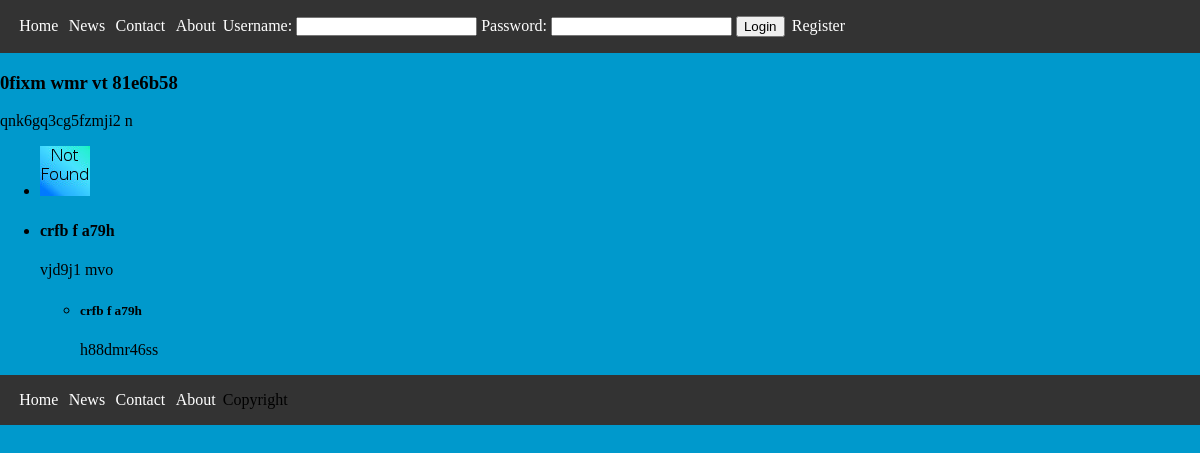
Before: /Pages/show_restaurant.php?id=2 with the older database file.
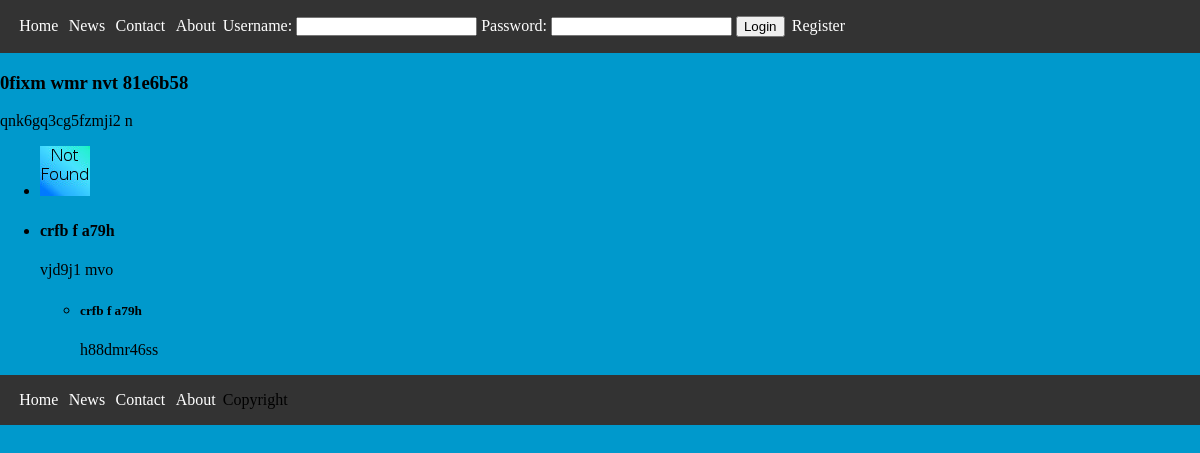
After: the same page with the newer database file.
### tables this page shows
CREATE TABLE restaurant (id INTEGER PRIMARY KEY AUTOINCREMENT NOT NULL, name VARCHAR NOT NULL, description VARCHAR DEFAULT ('Description not available'), owner INTEGER REFERENCES user (id), type_id INTEGER REFERENCES type (id));

CREATE TABLE restaurantPicture (picture_id INTEGER REFERENCES picture (id), restaurant_id INTEGER REFERENCES restaurant (id));

CREATE TABLE review (rating INTEGER CHECK (rating < 6 AND rating > - 1) NOT NULL, id INTEGER PRIMARY KEY AUTOINCREMENT NOT NULL, description VARCHAR DEFAULT ('Review not available'), restaurant_id INTEGER REFERENCES restaurant (id) NOT NULL, reviewer_id INTEGER REFERENCES user (id) NOT NULL);

CREATE TABLE user (nome VARCHAR DEFAULT ('defaultUser'), id INTEGER PRIMARY KEY AUTOINCREMENT NOT NULL, picture_id INTEGER REFERENCES picture (id) DEFAULT NULL, password VARCHAR NOT NULL, username VARCHAR NOT NULL, description VARCHAR);

CREATE TABLE awnser (id INTEGER PRIMARY KEY AUTOINCREMENT NOT NULL, content VARCHAR, review INTEGER REFERENCES review (id), user INTEGER REFERENCES user (id));

### database/restaurants.php (called while the page is built, shortened)
<?php
  function getRestaurant($id) {
    global $db;
    $stmt = $db->prepare(' SELECT * FROM restaurant WHERE id = :id ');
    $stmt->bindParam(':id',$id,PDO::PARAM_INT);
    $stmt->execute();
    return $stmt->fetch();
	}
	function getRestaurantPictures($id){
		global $db;
		$stmt = $db->prepare(' SELECT picture_id FROM restaurantPicture WHERE restaurant_id = :id ');
		$stmt->bindParam(':id',$id,PDO::PARAM_INT);
		$stmt->execute();
		return $stmt->fetchAll();
	}
	function getReviews($id){
		global $db;
		$stmt = $db->prepare(' SELECT * FROM viewUserReview WHERE restaurant_id = :id ');
		$stmt->bindParam(':id', $id ,PDO::PARAM_INT);
		$stmt->execute();
		return $stmt->fetchAll();
	}
	function getAnswers($id){
		global $db;
		$stmt = $db->prepare(' SELECT content, nome FROM viewUserAnswer WHERE review = :id ');
		$stmt->bindParam(':id',$id,PDO::PARAM_INT);
		$stmt->execute();
		return $stmt->fetchAll();
	}
?>

### Pages/show_restaurant.php (the view, shortened to what this page needs)
<?php
include_once('../templates/header.php');
include_once('../database/connect.php');
include_once('../database/restaurants.php');
$id=$_GET['id'];
$result = getRestaurant($id);
$pictures = getRestaurantPictures($id);
?>
<div class="restaurantInfo">
<h3> <?php echo  $result['name'] ?> </h3>
<p> <?php echo $result['description'] ?> </p>
</div>
<?php if(count($pictures) > 0 ){ ?>
<div class="image-slide">
  <ul>
<?php
foreach( $pictures as $picture ) {
  $path = "../images/". $picture['picture_id'];
  if(!file_exists($path))
    $path = '../images/error.jpg';
?>
    <li> <img src= <?php echo $path ?> > </li>
<?php } ?>
  </ul>
</div>
<?php }
$reviews = getReviews($id);
?>
<div class="reviews">
  <ul>
<?php foreach ($reviews as $review) { ?>
    <li>
      <h4> <?php echo $review['nome'] ?> </h4>
      <p> <?php echo $review['description']?> </p>
      <ul>
<?php $answers = getAnswers($review['id']);
foreach($answers as $answer){ ?>
        <li>
          <h5> <?php echo $answer['nome'] ?> </h5>
          <p> <?php echo $answer['content'] ?> </p>
        </li>
<?php }?>
      </ul>
    </li>
<?php } ?>
  </ul>
</div>
<?php include_once('../templates/footer.php'); ?>

### templates/header.php (shortened to what this page needs)
<!DOCTYPE html>
<html lang="en">
    <head>
        <link rel="stylesheet" href="../css/style.css">
    </head>
    <body>
        <nav>
            <ul>
                <li><a id="home" href="../Pages/home.php#home">Home</a></li>
                <li><a id="news" href="#news">News</a></li>
                <li><a id="contact" href="../Pages/contacts.php#contact">Contact</a></li>
                <li><a id="about" href="../Pages/about.php#about">About</a></li>
                <li><?php include('login.php') ?></li>
            </ul>
        </nav>

### templates/login.php
<?php
    if(isset($_SESSION['username'])){
?>
<label> Logged in as: <?php echo $_SESSION['username'] ?> </label>
<a href="../database/action_logout.php">Logout</a>
<?php }else{ ?>
<form action="../database/action_login.php" method="post">
  <label>Username: <input type="text" name="username"> </label>
  <label>Password: <input type="password" name="password"> </label>
  <input type="submit" value="Login">
  <a href="../Pages/register.php">Register</a>
</form>
<?php } ?>

### templates/footer.php
  <nav>
    <ul>
        <li><a id="home" href="../Pages/home.php#home">Home</a></li>
        <li><a id="news" href="../Pages/news.php#news">News</a></li>
        <li><a id="contact" href="../Pages/contacts.php#contact">Contact</a></li>
        <li><a id="about" href="../Pages/about.php#about">About</a></li>
        <li>Copyright</li>
    </ul>
</body>
</html>

### css/style.css (style rules this page uses)
body { margin : 0; padding : 0; border : 0; background-color: #0099cc; }
nav ul { background-color: #333; display: block; margin: 0; width: 100%; padding-left: 1em; }
nav li { display: inline-block; padding: 1em 0em; list-style-type: none; }
nav li label input { padding: 0em; height: inherit; color: white; }
nav li label { padding: 0em; height: inherit; color: white; }
nav li a { color: white; text-decoration: none; padding: inherit; padding-left: 0.2em; padding-right: 0.2em; border-bottom-color: #111; border-bottom-left-radius:0.5em; border-bottom-right-radius: 0.5em; }
body nav ul li form input { color: black; }

Changed rows visible on the page:
changed restaurant "qnk6gq3cg5fzmji2 n": name "0fixm wmr vt 81e6b58" → "0fixm wmr nvt 81e6b58"
